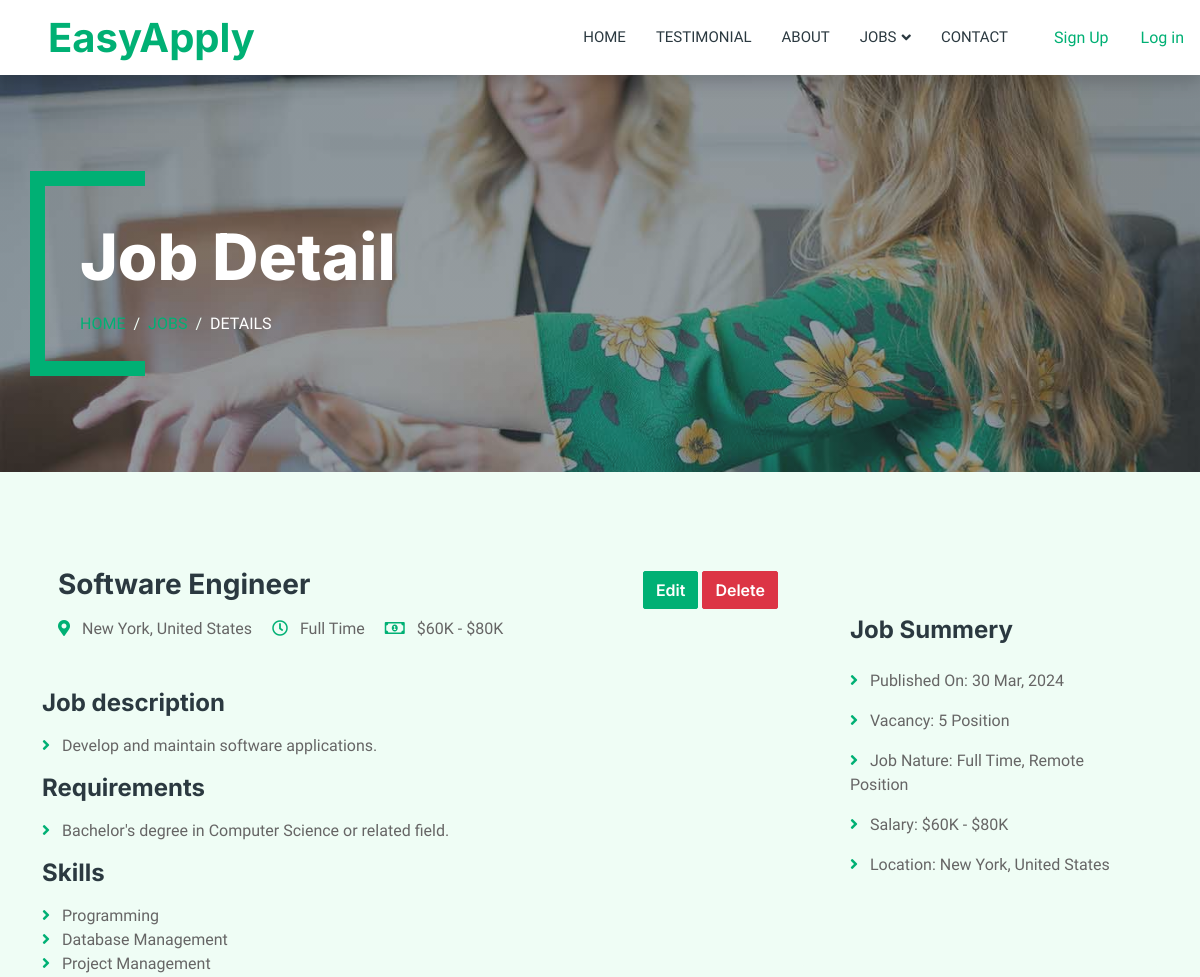
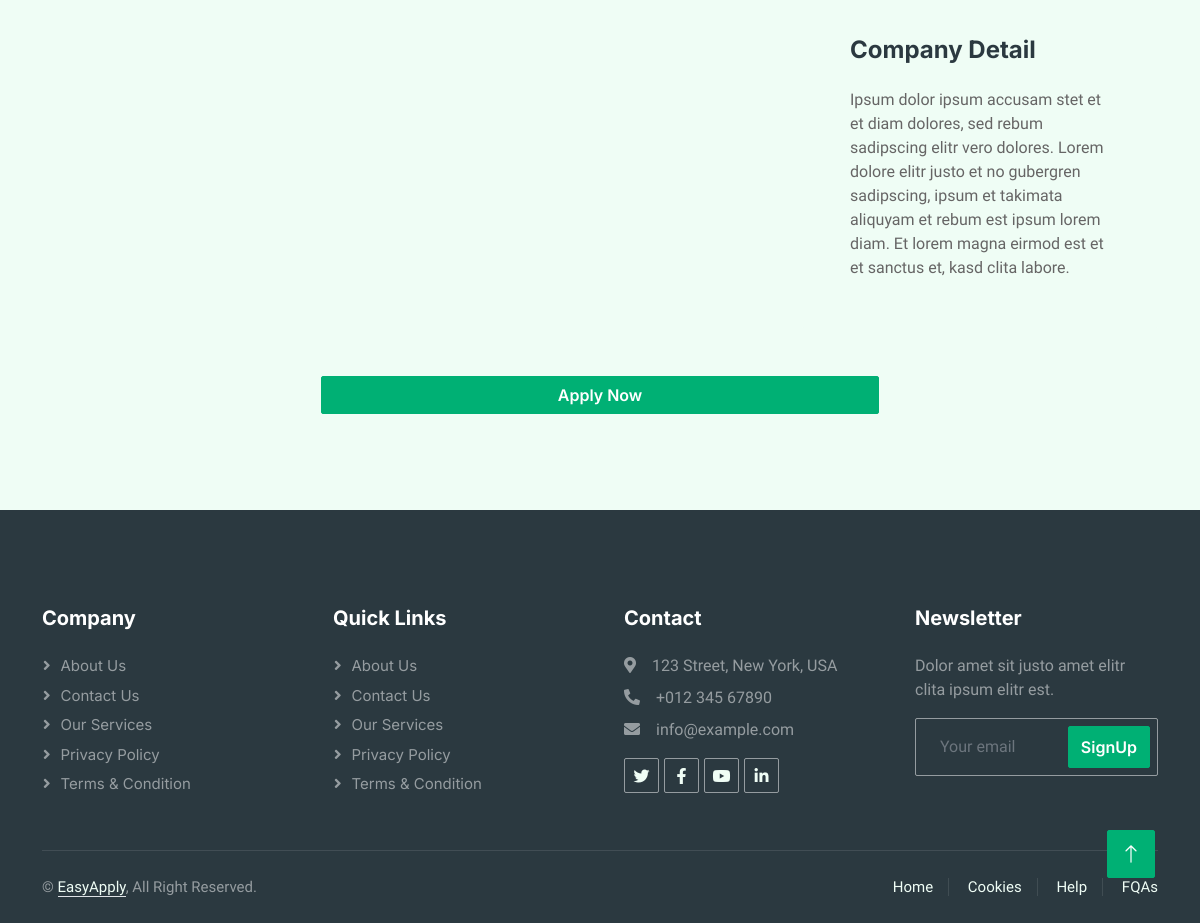
Screenshot of /jobs/show?id=1 with the database file from the repository (2 pictures, top to bottom).
### tables this page shows
CREATE TABLE jobs (
    id BIGINT UNSIGNED AUTO_INCREMENT PRIMARY KEY,
    org_id BIGINT UNSIGNED,
    title VARCHAR(100) NOT NULL,
    description TEXT,
    open_vacancies SMALLINT,
    hired SMALLINT,
    applied SMALLINT,
    job_status ENUM('Closed', 'Open'),
    level ENUM('Entry Level', 'Junior', 'Mid Level' , 'Senior', 'Lead'),
    exp_years TINYINT,
    city_id BIGINT UNSIGNED,
    location_type ENUM('Remote', 'Hybrid' , 'Onsite'),
    salary_max DECIMAL(10, 2),
    salary_min DECIMAL(10, 2),
    gender ENUM('Male', 'Female', 'Any'),
    emp_type ENUM('Part Time', 'Full Time'),
    category_id BIGINT UNSIGNED,
    requirements TEXT,
    created_at TIMESTAMP DEFAULT now(),
    updated_at TIMESTAMP DEFAULT now() on update now(),
    expiry_date TIMESTAMP AS (DATE_ADD(created_at,INTERVAL 5 MONTH)),
    FOREIGN KEY (org_id) REFERENCES organizations(id) ON DELETE CASCADE ON UPDATE CASCADE,
    FOREIGN KEY (city_id) REFERENCES cities(id) ON DELETE SET NULL ON UPDATE CASCADE,
    FOREIGN KEY (category_id) REFERENCES categories(id) ON DELETE CASCADE ON UPDATE CASCADE
);

CREATE TABLE cities (
    id BIGINT UNSIGNED AUTO_INCREMENT PRIMARY KEY,
    name VARCHAR(100) NOT NULL,
    country_id BIGINT UNSIGNED,
    created_at TIMESTAMP DEFAULT now(),
    updated_at TIMESTAMP DEFAULT now() on update now(),
    FOREIGN KEY (country_id) REFERENCES countries(id) ON DELETE SET NULL ON UPDATE CASCADE
);

CREATE TABLE countries (
    id BIGINT UNSIGNED AUTO_INCREMENT PRIMARY KEY,
    name VARCHAR(100) NOT NULL,
    created_at TIMESTAMP DEFAULT now(),
    updated_at TIMESTAMP DEFAULT now() on update now()
);

CREATE TABLE skills (
    id BIGINT UNSIGNED AUTO_INCREMENT PRIMARY KEY,
    name VARCHAR(100) NOT NULL,
    created_at TIMESTAMP DEFAULT now(),
    updated_at TIMESTAMP DEFAULT now() on update now()
);

### App/views/jobs/show.view.php (the view, shortened to what the rows shown need)
<?php
loadPartial("navbar");
?>
<div class="container-fluid py-5 bg-dark page-header mb-5">
    <div class="container my-5 pt-5 pb-4">
        <h1 class="display-3 text-white mb-3 animated slideInDown">Job Detail</h1>
        <nav aria-label="breadcrumb">
            <ol class="breadcrumb text-uppercase">
                <li class="breadcrumb-item"><a href="/">Home</a></li>
                <li class="breadcrumb-item"><a href="/jobs">Jobs</a></li>
                <li class="breadcrumb-item text-white active" aria-current="page">Details</li>
            </ol>
        </nav>
    </div>
</div>
<div class="container-fluid py-5 wow fadeInUp" data-wow-delay="0.1s">
    <div class="container">
        <div class="row gy-5 gx-4">
            <div class="col-lg-8">
                <div class="d-flex align-items-baseline justify-content-between mb-5">
                    <div class="text-start ps-3 pe-5">
                        <h3 class="mb-3">
                            <?= $job['title'] ?>
                        </h3>
                        <span class="text-truncate me-3"><i class="fa fa-map-marker-alt text-primary me-2"></i>
                            <?= "{$job['city_name']}, {$job['country_name']}" ?>
                        </span>
                        <span class="text-truncate me-3"><i class="far fa-clock text-primary me-2"></i>
                            <?= $job['emp_type'] ?>
                        </span>
                        <?php if (!empty($job['salary_min'])): ?>
                            <span class="text-truncate me-0"><i class="far fa-money-bill-alt text-primary me-2"></i>
                                <?= '$' . formatSalary($job['salary_min']) ?>
                                -
                                <?= '$' . formatSalary($job['salary_max']) ?>
                            </span>
                        <?php endif; ?>
                    </div>
                    <div>
                        <a class="btn btn-primary" href="/jobs/edit?id=<?= $job['id'] ?>">Edit</a>
                        <form class="d-inline" action="/jobs/destroy?id=<?= $job['id'] ?>" method="POST">
                            <button type="submit" class="btn btn-danger">Delete</button>
                        </form>
                    </div>
                </div>
                <div class="mb-5">
                    <?php if ($job['description']): ?>
                        <h4 class="mb-3">Job description</h4>
                        <ul class="list-unstyled">
                            <?php foreach ($job['description'] as $description): ?>
                                <li><i class="fa fa-angle-right text-primary me-2"></i>
                                    <?= $description ?>
                                </li>
                            <?php endforeach; ?>
                        </ul>
                    <?php endif; ?>
                    <?php if ($job['requirements']): ?>
                        <h4 class="mb-3">Requirements</h4>
                        <ul class="list-unstyled">
                            <?php foreach ($job['requirements'] as $requirement): ?>
                                <li><i class="fa fa-angle-right text-primary me-2"></i>
                                    <?= $requirement ?>
                                </li>
                            <?php endforeach; ?>
                        </ul>
                    <?php endif; ?>
                    <?php if ($skills): ?>
                        <h4 class="mb-3">Skills</h4>
                        <ul class="list-unstyled">
                            <?php foreach ($skills as $skill): ?>
                                <li><i class="fa fa-angle-right text-primary me-2"></i>
                                    <?= $skill['name'] ?>
                                </li>
                            <?php endforeach; ?>
                        </ul>
                    <?php endif; ?>
                </div>
            </div>
            <div class="col-lg-4">
                <div class="bg-light rounded p-5 mb-4 wow slideInUp" data-wow-delay="0.1s">
                    <h4 class="mb-4">Job Summery</h4>
                    <p><i class="fa fa-angle-right text-primary me-2"></i>
                        Published On:
                        <?= date('d M, Y', strtotime($job['created_at'])) ?>
                    </p>
                    <?php if ($job['open_vacancies']): ?>
                        <p><i class="fa fa-angle-right text-primary me-2"></i>
                            Vacancy:
                            <?= $job['open_vacancies'] ?> Position
                        </p>
                    <?php endif; ?>
                    <p><i class="fa fa-angle-right text-primary me-2"></i>
                        Job Nature:
                        <?= $job['emp_type'] ?>,
                        <?= $job['location_type'] ?>
                        Position
                    </p>
                    <?php if ($job['salary_min']): ?>
                        <p><i class="fa fa-angle-right text-primary me-2"></i>
                            Salary:
                            <?= '$' . formatSalary($job['salary_min']) ?>
                            -
                            <?= '$' . formatSalary($job['salary_max']) ?>
                        </p>
                    <?php endif; ?>
                    <p><i class="fa fa-angle-right text-primary me-2"></i>
                        Location:
                        <?= "{$job['city_name']}, {$job['country_name']}" ?>
                    </p>
                </div>
                <div class="bg-light rounded p-5 wow slideInUp" data-wow-delay="0.1s">
                    <h4 class="mb-4">Company Detail</h4>
                    <p class="m-0">Ipsum dolor ipsum accusam stet et et diam dolores, sed rebum sadipscing elitr
                        vero dolores. Lorem dolore elitr justo et no gubergren sadipscing, ipsum et takimata
                        aliquyam et rebum est ipsum lorem diam. Et lorem magna eirmod est et et sanctus et, kasd
                        clita labore.</p>
                </div>
            </div>
            <div class="text-center wow slideInUp" data-wow-delay="0.1s">
                <button class="btn btn-primary w-50 mx-auto" type="submit">Apply Now</button>
            </div>
        </div>
    </div>
</div>
<?php
loadPartial("footer");
loadPartial("back-to-top");
?>

### Framework/Router.php (shortened to what the rows shown need)
<?php
class Router
{
    protected $routes = [];
    public function registerRoute($method, $uri, $action)
    {
        list($controller, $controllerMethod) = explode('@', $action);
        $this->routes[] = [
            'method' => $method,
            'uri' => $uri,
            'controller' => $controller,
            'controllerMethod' => $controllerMethod,
        ];
    }
    public function route($uri)
    {
        $requestMethod = $_SERVER['REQUEST_METHOD'];
        foreach ($this->routes as $route) {
            if ($route['uri'] === $uri && $route['method'] === $requestMethod) {
                $controllerMethod = $route['controllerMethod'];
                $controllerInstance = new $controller();
                $controllerInstance->$controllerMethod();
                return;
            }
        }
    }
}

### App/views/partials/navbar.php (shortened to what the rows shown need)
<nav class="navbar navbar-expand-lg bg-white navbar-light shadow sticky-top p-0">
    <a href="/" class="navbar-brand d-flex align-items-center text-center py-0 px-4 px-lg-5">
        <h1 class="m-0 text-primary">EasyApply</h1>
    </a>
    <div class="collapse navbar-collapse" id="navbarCollapse">
        <div class="navbar-nav ms-auto p-4 p-lg-0">
            <a href="/"
                class="nav-item nav-link <?php echo ($_SERVER['REQUEST_URI'] == '/') ? 'active' : ''; ?>">Home</a>
            <a href="/testimonial"
                class="nav-item nav-link <?php echo ($_SERVER['REQUEST_URI'] == '/testimonial') ? 'active' : ''; ?>">Testimonial</a>
            <a href="/about"
                class="nav-item nav-link <?php echo ($_SERVER['REQUEST_URI'] == '/about') ? 'active' : ''; ?>">About</a>
            <div class="nav-item dropdown">
                <a href="#"
                    class="nav-link dropdown-toggle <?php echo ($_SERVER['REQUEST_URI'] == '/jobs' || $_SERVER['REQUEST_URI'] == '/category') ? 'active' : ''; ?>"
                    data-bs-toggle="dropdown">Jobs</a>
            </div>
            <a href="/contact"
                class="nav-item nav-link <?php echo ($_SERVER['REQUEST_URI'] == '/contact') ? 'active' : ''; ?>">Contact</a>
        </div>
        <?php if (!isset($_SESSION['token'])): ?>
            <a href="/signup-type"
                class="nav-item nav-link <?php echo ($_SERVER['REQUEST_URI'] == '/signup-type') ? 'active' : ''; ?>">Sign
                Up</a>
            <a href="/login"
                class="nav-item nav-link <?php echo ($_SERVER['REQUEST_URI'] == '/login') ? 'active' : ''; ?>">Log in</a>
        <?php endif ?>
    </div>
    </div>

### App/views/partials/footer.php
<div class="bg-dark text-white-50 footer pt-5 mt-5 wow fadeIn" data-wow-delay="0.1s">
    <div class="container py-5">
        <div class="row g-5">
            <div class="col-lg-3 col-md-6">
                <h5 class="text-white mb-4">Company</h5>
                <a class="btn btn-link text-white-50" href="/about">About Us</a>
                <a class="btn btn-link text-white-50" href="/contact">Contact Us</a>
                <a class="btn btn-link text-white-50" href="">Our Services</a>
                <a class="btn btn-link text-white-50" href="">Privacy Policy</a>
                <a class="btn btn-link text-white-50" href="">Terms & Condition</a>
            </div>
            <div class="col-lg-3 col-md-6">
                <h5 class="text-white mb-4">Quick Links</h5>
                <a class="btn btn-link text-white-50" href="">About Us</a>
                <a class="btn btn-link text-white-50" href="">Contact Us</a>
                <a class="btn btn-link text-white-50" href="">Our Services</a>
                <a class="btn btn-link text-white-50" href="">Privacy Policy</a>
                <a class="btn btn-link text-white-50" href="">Terms & Condition</a>
            </div>
            <div class="col-lg-3 col-md-6">
                <h5 class="text-white mb-4">Contact</h5>
                <p class="mb-2"><i class="fa fa-map-marker-alt me-3"></i>123 Street, New York, USA</p>
                <p class="mb-2"><i class="fa fa-phone-alt me-3"></i>+012 345 67890</p>
                <p class="mb-2"><i class="fa fa-envelope me-3"></i>info@example.com</p>
                <div class="d-flex pt-2">
                    <a class="btn btn-outline-light btn-social" href=""><i class="fab fa-twitter"></i></a>
                    <a class="btn btn-outline-light btn-social" href=""><i class="fab fa-facebook-f"></i></a>
                    <a class="btn btn-outline-light btn-social" href=""><i class="fab fa-youtube"></i></a>
                    <a class="btn btn-outline-light btn-social" href=""><i class="fab fa-linkedin-in"></i></a>
                </div>
            </div>
            <div class="col-lg-3 col-md-6">
                <h5 class="text-white mb-4">Newsletter</h5>
                <p>Dolor amet sit justo amet elitr clita ipsum elitr est.</p>
                <div class="position-relative mx-auto" style="max-width: 400px;">
                    <input class="form-control bg-transparent w-100 py-3 ps-4 pe-5" type="text"
                        placeholder="Your email">
                    <button type="button"
                        class="btn btn-primary py-2 position-absolute top-0 end-0 mt-2 me-2">SignUp</button>
                </div>
            </div>
        </div>
    </div>
    <div class="container">
        <div class="copyright">
            <div class="row">
                <div class="col-md-6 text-center text-md-start mb-3 mb-md-0">
                    &copy; <a class="border-bottom" href="/">EasyApply</a>, All Right Reserved.
                </div>
                <div class="col-md-6 text-center text-md-end">
                    <div class="footer-menu">
                        <a href="">Home</a>
                        <a href="">Cookies</a>
                        <a href="">Help</a>
                        <a href="">FQAs</a>
                    </div>
                </div>
            </div>
        </div>
    </div>
</div>

### App/views/partials/back-to-top.php (shortened to what the rows shown need)
<a href="#" class="btn btn-lg btn-primary btn-lg-square back-to-top"><i class="bi bi-arrow-up"></i></a>

### rows the page displays
jobs: title "Software Engineer", city.name "New York", countries.name "United States", emp_type "Full Time", salary_min "60K", salary_max "80K", description "Develop and maintain software applications.", requirement "Bachelor's degree in Computer Science or related field.", created_at "30 Mar, 2024", open_vacancies "5", location_type "Remote"
skills: name "Programming"
skills: name "Database Management"
skills: name "Project Management"
